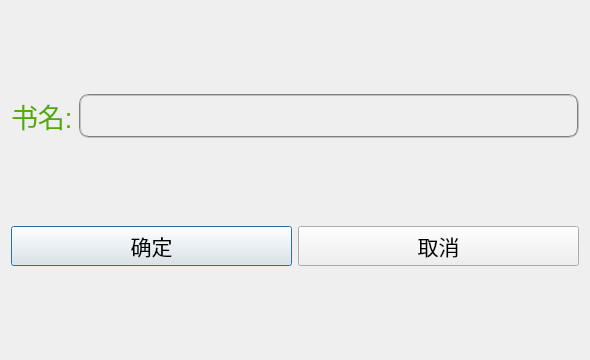
<?xml version="1.0" encoding="UTF-8"?>
<ui version="4.0">
 <class>borrowdialog</class>
 <widget class="QDialog" name="borrowdialog">
  <property name="geometry">
   <rect>
    <x>0</x>
    <y>0</y>
    <width>590</width>
    <height>360</height>
   </rect>
  </property>
  <property name="windowTitle">
   <string>借书</string>
  </property>
  <property name="windowIcon">
   <iconset resource="appico.qrc">
    <normaloff>:/btn.png</normaloff>:/btn.png</iconset>
  </property>
  <property name="styleSheet">
   <string notr="true">#borrowdialog{border-image: url(:/新前缀/cb8065380cd79123b53fe4beae345982b3b78018.jpg);}</string>
  </property>
  <layout class="QVBoxLayout" name="verticalLayout_2">
   <item>
    <layout class="QVBoxLayout" name="verticalLayout">
     <item>
      <spacer name="verticalSpacer">
       <property name="orientation">
        <enum>Qt::Vertical</enum>
       </property>
       <property name="sizeHint" stdset="0">
        <size>
         <width>20</width>
         <height>40</height>
        </size>
       </property>
      </spacer>
     </item>
     <item>
      <layout class="QHBoxLayout" name="horizontalLayout" stretch="0,0">
       <item>
        <widget class="QLabel" name="label">
         <property name="text">
          <string>&lt;html&gt;&lt;head/&gt;&lt;body&gt;&lt;p&gt;&lt;span style=&quot; font-size:20pt; color:#55aa00;&quot;&gt;书名:&lt;/span&gt;&lt;/p&gt;&lt;/body&gt;&lt;/html&gt;</string>
         </property>
        </widget>
       </item>
       <item>
        <widget class="QLineEdit" name="lineEdit">
         <property name="font">
          <font>
           <family>等线</family>
           <pointsize>18</pointsize>
          </font>
         </property>
         <property name="cursor">
          <cursorShape>ArrowCursor</cursorShape>
         </property>
         <property name="styleSheet">
          <string notr="true">border:2px groove gray;border-radius:10px;padding:2px 4px;
background:transparent;color:white

</string>
         </property>
        </widget>
       </item>
      </layout>
     </item>
     <item>
      <spacer name="verticalSpacer_3">
       <property name="orientation">
        <enum>Qt::Vertical</enum>
       </property>
       <property name="sizeHint" stdset="0">
        <size>
         <width>20</width>
         <height>40</height>
        </size>
       </property>
      </spacer>
     </item>
     <item>
      <layout class="QHBoxLayout" name="horizontalLayout_2">
       <item>
        <widget class="QPushButton" name="pushButton">
         <property name="font">
          <font>
           <family>黑体</family>
           <pointsize>16</pointsize>
          </font>
         </property>
         <property name="styleSheet">
          <string notr="true">QPushButton#pushButton
{
border-color:white;
border-image: url(:/按钮.PNG);
}
QPushButton#pushButton:hover
{
color:white;
border-image: url(:/按钮.PNG);
}
QPushButton#pushButton:pressed
{
color:blue;
border-image: url(:/按钮.PNG);
border:transparent;
}</string>
         </property>
         <property name="text">
          <string>确定</string>
         </property>
        </widget>
       </item>
       <item>
        <widget class="QPushButton" name="pushButton_2">
         <property name="font">
          <font>
           <family>黑体</family>
           <pointsize>16</pointsize>
          </font>
         </property>
         <property name="styleSheet">
          <string notr="true">QPushButton#pushButton_2
{
border-color:white;
border-image: url(:/按钮.PNG);
}
QPushButton#pushButton_2:hover
{
color:white;
border-image: url(:/按钮.PNG);
}
QPushButton#pushButton_2:pressed
{
color:blue;
border-image: url(:/按钮.PNG);
border:transparent;
}</string>
         </property>
         <property name="text">
          <string>取消</string>
         </property>
        </widget>
       </item>
      </layout>
     </item>
     <item>
      <spacer name="verticalSpacer_2">
       <property name="orientation">
        <enum>Qt::Vertical</enum>
       </property>
       <property name="sizeHint" stdset="0">
        <size>
         <width>20</width>
         <height>40</height>
        </size>
       </property>
      </spacer>
     </item>
    </layout>
   </item>
  </layout>
 </widget>
 <resources>
  <include location="appico.qrc"/>
 </resources>
 <connections/>
</ui>
